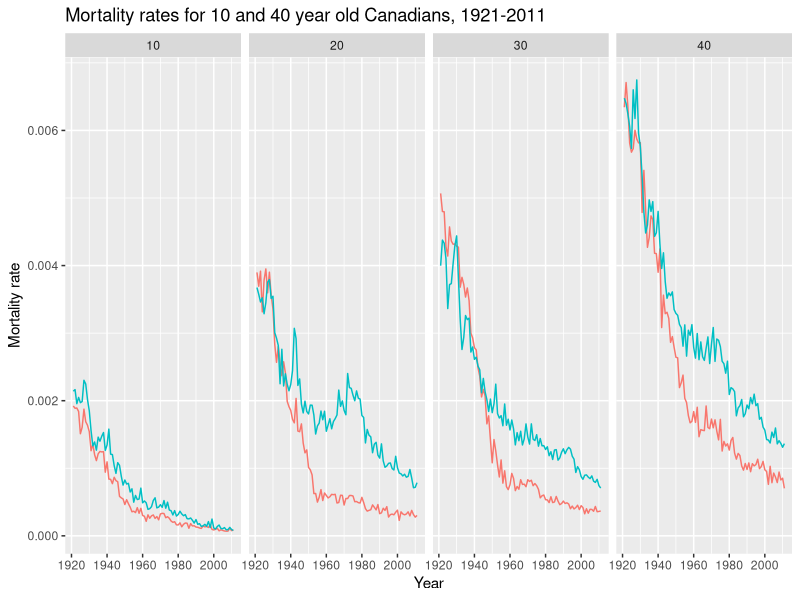

Write R code to recreate this figure. (Note: this script raises an error after producing the figure.)
## ---- chunk 1
knitr::opts_chunk$set(echo = TRUE, message = FALSE, warning = FALSE)
## ---- chunk 2
library(tidyverse)
library(here)
## ---- chunk 3
df <- read_table(here("data", "CAN_Mx_1x1.txt"), skip = 2)
head(df)
## ---- chunk 4
df %>% 
  filter(Age %in% c(10, 20, 30, 40)) %>% 
  pivot_longer(cols = Female:Total, 
               names_to = "sex", 
               values_to = "rate") %>% 
  filter(sex != "Total") %>% 
  mutate(rate = as.numeric(rate)) %>%
  ggplot(aes(Year, rate, color = sex, group = sex)) + 
  geom_line() +
  ylab("Mortality rate") +
  facet_wrap(vars(Age), ncol = 4) +
  ggtitle("Mortality rates for 10 and 40 year old Canadians, 1921-2011") +
  theme(
    legend.position = "none"
  )
## ---- chunk 5
df %>%
  filter(!is.na(Female), !is.na(Age)) %>%
  group_by(Year) %>%
  filter(
    Female == max(Female)
  )

# 或者
df %>%
  filter(!is.na(Female), !is.na(Age)) %>%
  group_by(Year) %>%
  arrange(-Female) %>% 
  slice(1)
## ---- chunk 6
df %>%
  group_by(Age) %>%
  summarise(
    across(c(Male, Female, Total), sd, na.rm = T)
  )
## ---- chunk 7
df <- tibble::tribble(
    ~name, ~chinese, ~math, ~physics, ~english, ~music, ~sport,
  "Alice",      88L,   63L,      98L,      89L,    85L,    72L,
    "Bob",      85L,   75L,      85L,      82L,    73L,    83L,
  "Carlo",      95L,   98L,      75L,      75L,    68L,    84L
  )
df
## ---- chunk 8
df %>%
  tidyr::pivot_longer(
    cols = -name,
    names_to = "discipline",
    values_to = "score"
  ) %>%
  tidyr::pivot_wider(
    names_from = name,
    values_from = score
  )
## ---- chunk 9
dt <- 
  tibble::tribble(
  ~name, ~score,
   "a1",     2,
   "a2",     5,
   "a3",     3,
   "a4",     7,
   "a5",     6,
  "all",    23
  )
## ---- chunk 10
dt %>% 
  arrange(desc(score)) %>%
  arrange(name %in% c("all"))
